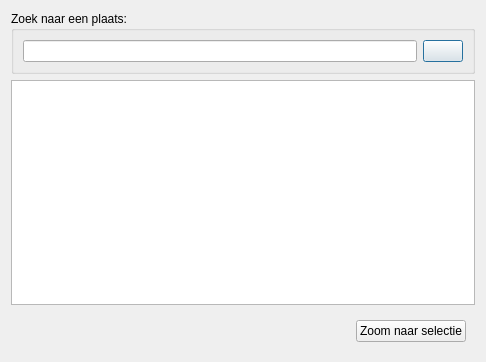
<?xml version="1.0" encoding="UTF-8"?>
<ui version="4.0">
 <class>geopunt4QgisPoiDlg</class>
 <widget class="QDialog" name="geopunt4QgisPoiDlg">
  <property name="geometry">
   <rect>
    <x>0</x>
    <y>0</y>
    <width>486</width>
    <height>362</height>
   </rect>
  </property>
  <property name="windowTitle">
   <string>Zoek een Locatie via geopunt</string>
  </property>
  <property name="windowIcon">
   <iconset resource="resources.qrc">
    <normaloff>:/plugins/geopunt4Qgis/images/geopuntPoiSmall.png</normaloff>:/plugins/geopunt4Qgis/images/geopuntPoiSmall.png</iconset>
  </property>
  <layout class="QVBoxLayout" name="verticalLayout">
   <item>
    <widget class="QGroupBox" name="groupBox">
     <property name="title">
      <string>Zoek naar een plaats:</string>
     </property>
     <layout class="QHBoxLayout" name="horizontalLayout">
      <item>
       <widget class="QLineEdit" name="poiText"/>
      </item>
      <item>
       <widget class="QPushButton" name="zoekKnop">
        <property name="text">
         <string/>
        </property>
        <property name="icon">
         <iconset resource="resources.qrc">
          <normaloff>:/plugins/geopunt4Qgis/images/binocularsSmall.png</normaloff>:/plugins/geopunt4Qgis/images/binocularsSmall.png</iconset>
        </property>
       </widget>
      </item>
     </layout>
    </widget>
   </item>
   <item>
    <widget class="QListWidget" name="resultLijst"/>
   </item>
   <item>
    <widget class="QWidget" name="widget" native="true">
     <layout class="QHBoxLayout" name="horizontalLayout_2">
      <item>
       <spacer name="horizontalSpacer">
        <property name="orientation">
         <enum>Qt::Horizontal</enum>
        </property>
        <property name="sizeHint" stdset="0">
         <size>
          <width>40</width>
          <height>20</height>
         </size>
        </property>
       </spacer>
      </item>
      <item>
       <widget class="QPushButton" name="zoomSelKnop">
        <property name="text">
         <string>Zoom naar selectie</string>
        </property>
       </widget>
      </item>
     </layout>
    </widget>
   </item>
  </layout>
 </widget>
 <resources>
  <include location="resources.qrc"/>
 </resources>
 <connections/>
</ui>
